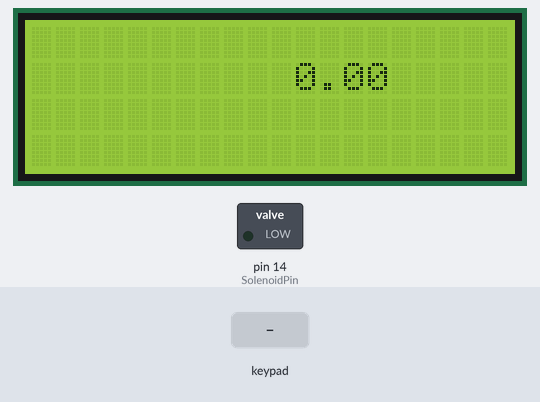
This sketch was run on a simulated Arduino Uno, built with avr-gcc and run on an emulated ATmega328P. On the bench: 20×4 character LCD, switched loads named in the sketch (green lamp = pin HIGH). The inputs (shaded band) are chosen by the test bench. Random numbers use the default seed unless the sketch sets one; what the sketch prints to the serial monitor is not drawn.

Above: at 1.3 s.
1.4 s: keypad keys 6 5 5 # pressed 0.4 s apart
At 3.4 s:
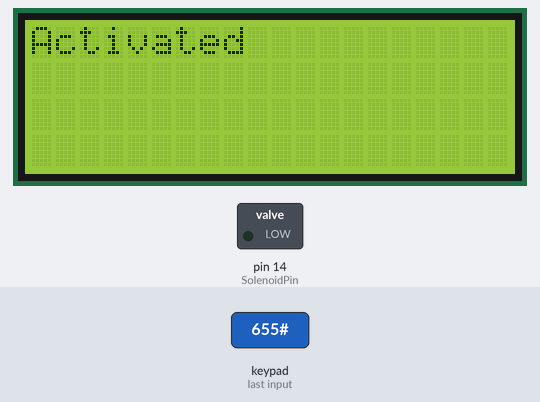
5.1 s: key 'A' pressed
At 5.4 s:
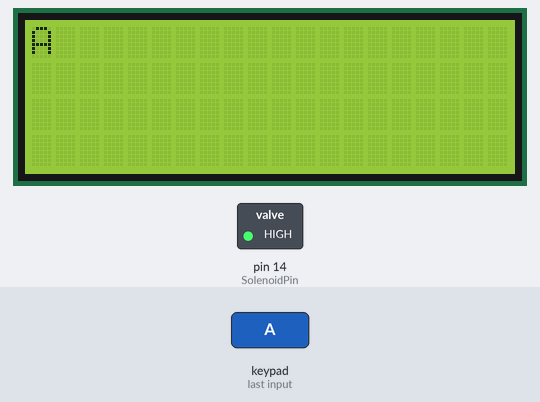
8.1 s: keypad keys A D 5 D B C A pressed 0.4 s apart
At 11.8 s:
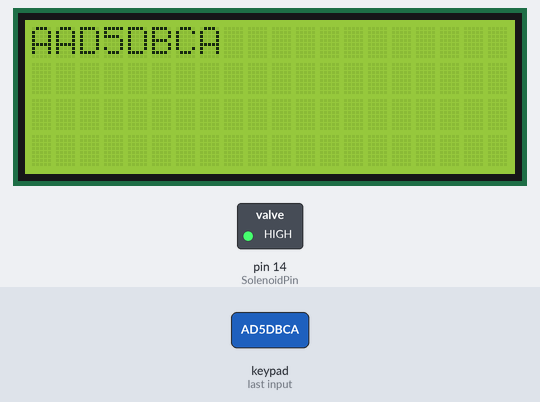
12.4 s: keypad keys A D 5 D B C D pressed 0.4 s apart
At 15.2 s:
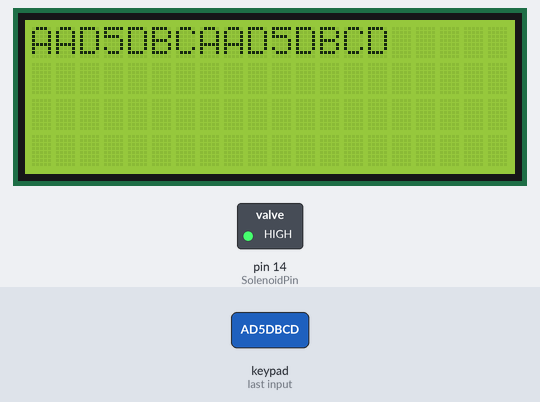
16.7 s: key '1' pressed
At 17.7 s:
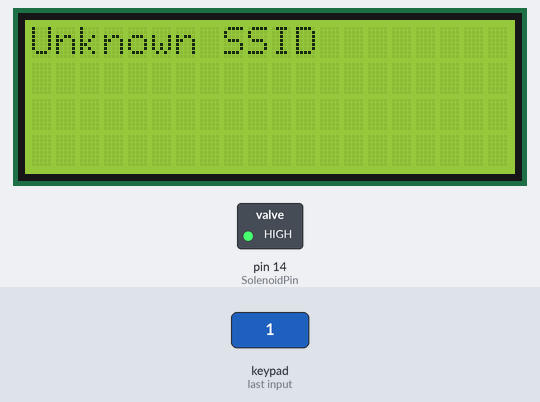
19.7 s: key 'B' pressed
At 21.2 s:
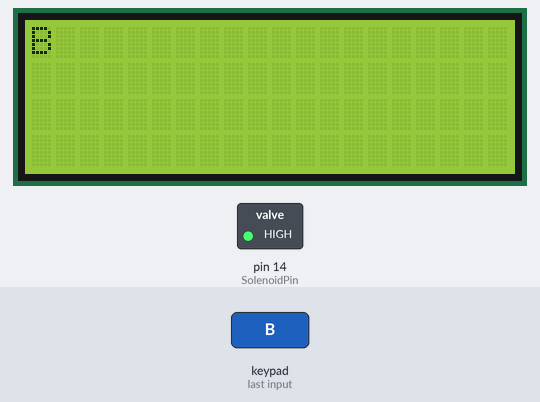
Timing chart, 0 to 22.7 s (numbered marks = the images above; inputs shaded):
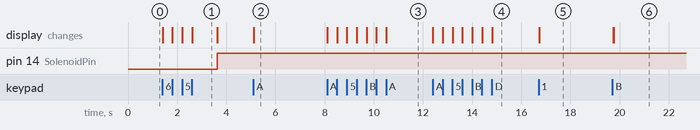

Measured:
- after the input at 1.4 s, pin 14 (SolenoidPin): LOW → HIGH after 2.2 s; the display: first changes at once (image 1 shows a later state)
- after the input at 5.1 s, the display: changes at once (image 2)
- after the input at 16.7 s, the display: changes at once (image 5)
- what the display in image 1 shows lasts 1.0 s, from 2.6 s to 3.6 s

The sketch:

lcd_with_I2C.ino
```cpp
#include "defs.h"
void setup() {
  lcd.init();
  lcd.init();
  lcd.backlight();
  lcd.setCursor(0, 0);
  pinMode(SolenoidPin, OUTPUT);
  Serial.begin(9600);
  Serial.println(UsedTokens[0][17]);
  //  char* code = (char*)"AD5DBC065123456D";
}

void loop() {
  if (units == 0.0) {
    if (!closed) {
      closeValve();
    }
  } else {
    if (closed) {
      openValve();
    }
  }
  if (act_start > 0) {
    if ((act_start + 5000) <= millis()) {
      lcd.clear();
      act_start = 0;
      memset(input, 0, sizeof(input));
      count = 0;
      display = true;
    }
  }
  key = keypad.getKey();
  if (key == NO_KEY) {
  } else {
    display = false;
    act_start = millis();
    if (count == 0) {
      lcd.clear();
      lcd.setCursor(0, 0);
    }
    lcd.print(key);
    if ((int)key != 35) {
      input[count] = key;
    }
    count++;
    if ((int)key == 42) {
      count--;
      input[count] = (char)NULL;
      count--;
      input[count] = (char)NULL;
      lcd.clear();
      lcd.print(input);
    }

    if ((int)key == 35) {
      if (!activated) {
        if (strcmp(input, "655") == 0) {
          count = 0;
          display = true;
          lcd.setCursor(0, 0);
          units += 10;
          lcd.print("Activated");
          activated = true;
          delay(1000);
        } else {
          count = 0;
          display = true;
          lcd.setCursor(0, 0);
          lcd.print("Invalid");
          memset(input, 0, sizeof(input));
        }
      } else {
        if (strcmp(input, "100") == 0) {
          count = 0;
          display = true;
          lcd.setCursor(0, 0);
          lcd.print(meterNum);
          delay(6000);
        }
        count = 0;
        display = true;
      }
    }
    if (count == 16) {
      if (activated) {
        input[16] = '\0';
        lcd.clear();
        lcd.setCursor(0, 1);
        lcd.print("Verifying..");
        if (usedToken(input)) {
          lcd.setCursor(0, 0);
        } else {
          Verify(input);
        }
      } else {
        lcd.clear();
        lcd.setCursor(0, 0);
        count = 0;
        lcd.print("Not Activated");
        memset(input, 0, sizeof(input));
        display = true;
      }
    }
  }
  if (display) {
    display = false;
    lcd.clear();
    lcd.setCursor(11, 1);
    lcd.print(units);
  }

}

char decoded[17];
char* decrypt(char* token) {
  int len = strlen(token), len1, len2, len3, len4, len5, len6;
  char *s3, *s4, *s5, *s6;
  len1 = len / 2;
  len2 = len - len1;
  len3 = len1 / 2;
  len4 = len1 - len3;
  len5 = len2 / 2;
  len6 = len2 - len5;
  s3 = (char*)malloc(len3 + 1);
  memcpy(s3, token, len3);
  s3[len3] = '\0';
  s4 = (char*)malloc(len4 + 1);
  memcpy(s4, token + len3, len4);
  s4[len4] = '\0';
  s5 = (char*)malloc(len5 + 1);
  memcpy(s5, token + len3 + len4, len5);
  s5[len5] = '\0';
  s6 = (char*)malloc(len6 + 1);
  memcpy(s6, token + len3 + len4 + len5, len6);
  s6[len6] = '\0';
  strcat(decoded, s5);
  strcat(decoded, s4);
  strcat(decoded, s3);
  strcat(decoded, s6);
  free(s4);
  free(s5);
  free(s6);
  free(s3);
  return (char*) &*decoded;
}

void Verify(char* codex) {
  int tokenLen = strlen(codex);
  if (UsedToken_index < 40) {
    for (int i = 0; i < tokenLen; i++) {
      UsedTokens[UsedToken_index][i] = codex[i];
    }
    UsedToken_index++;
  }
  char* input = decrypt(codex);
  int x;
  int ptrChar, num = 0;
  char unt[7];
  char verify[7];
  if (strncmp(input, deviceId, 6) == 0) {
    ptrChar += 6;
    count = 0;
    int lop = 5;
    while (lop != 0) {
      unt[num] = input[ptrChar];
      ptrChar++;
      num++;
      lop--;
    }
    num = 0;
    unt[5] = '\0';
    int ver = 5;
    while (ver != 0) {
      verify[num] = input[ptrChar];
      ptrChar++;
      num++;
      ver--;
    }
    verify[5] = '\0';
    int i = 0;
    sscanf(unt, "%d", &x);
    unit = x / 100.00;
    units += unit;
  } else {
    lcd.clear();
    count = 0;
    lcd.print("Unknown SSID");
    memset(input, 0, sizeof(input));
    delay(3000);
    display = true;
  }
}

boolean usedToken(char* token) {
  boolean found = false;
  int i;
  Serial.println(token);
  for (i = 0; i < 25; i++) {
    if (strcmp(UsedTokens[i], token) == 0) {
      lcd.clear();
      lcd.setCursor(0, 0);
      lcd.print("Used token");
      found = true;
      return true;
      delay(5000);
    }
  }
  if (found) {
    count = 0;
    memset(input, 0, sizeof(input));
    display = true;
  }
  return false;
}

void closeValve() {
  digitalWrite(SolenoidPin, LOW);
  Serial.println("Closed");
}

void openValve() {
  digitalWrite(SolenoidPin, HIGH);
  closed = false;
  Serial.println("Opened");
}
```

defs.h
```cpp
#ifndef DEFS_H
#define DEFS_H
#include <Wire.h>
#include <LiquidCrystal_I2C.h>
#include <Keypad.h>
#include <string.h>
#include <Time.h>

LiquidCrystal_I2C lcd(0x27, 20, 4);
const byte Rows = 4;
const byte Cols = 4;
boolean display = true;
long act_start;
boolean activated=false, closed = true;
char space[5]= {""};
char* codes;

char keys[Rows][Cols] = {
  {'1', '2', '3', 'A'},
  {'4', '5', '6', 'B'},
  {'7', '8', '9', 'C'},
  {'*', '0', '#', 'D'}
};

byte rowPins[Rows] = {10, 9, 8, 7};
byte colPins[Cols] = {6, 5, 4, 3};
int count = 0;
double unit = 0.00;
double units = 0.00;
char* code;
char input[100];
char* output;
char key;
long mySeed;
int flowsensor = 2;
int SolenoidPin = 14;
char *deviceId = (char*)"AD5DBC"; // This deviceId varies with every device produced
char *meterNum = (char*)"15404656478716"; // This meterNum also varies per device produced
int UsedToken_index;
char UsedTokens[40][16];

volatile int flow_frequency; // Measures flow sensor pulses
unsigned int l_hour; // Calculated litres/hour
unsigned long currentTime;
unsigned long cloopTime;

Keypad keypad = Keypad(makeKeymap(keys), rowPins, colPins, Rows, Cols);

#endif
```

randoms.c
```cpp
#include <string.h>
#include <stdio.h>
#include <stdlib.h>

char *codemaker(int length) {
  const char *string = "ABCD0123456789";
  size_t stringLen = strlen(string);
  char *randomString = NULL;


  if (length < 1) {
    length = 1;
  }

  randomString = (char*)(malloc(sizeof(char) * (length + 1)));

  if (randomString) {
    short key = 0;

    for (int n = 0; n < length; n++) {
      key = rand() % stringLen;
      randomString[n] = string[key];
    }

    randomString[length] = '\0';
    return randomString;
  }
  else {
    printf("No memory");
    exit(1);
  }
}
```
